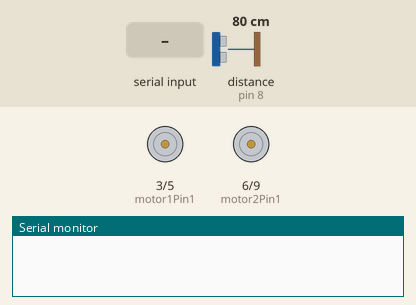
Recording of a sketch running on a simulated Arduino Uno, built with avr-gcc and run on an emulated ATmega328P. On the bench: motor-driver pin pairs drawn as motors (green arrow = first pin HIGH = forward, orange = second pin HIGH = backward, longer = more drive), the last lines printed to the serial monitor. Inputs (shaded band) come from the test bench; at power-on: distance to the obstacle (sensor on pin 8) 80 cm. The echo pulse lasts 58.3 µs per cm.

Above: at 1.2 s.
1.3 s: "*forward#" received over the second serial link
At 2.1 s:
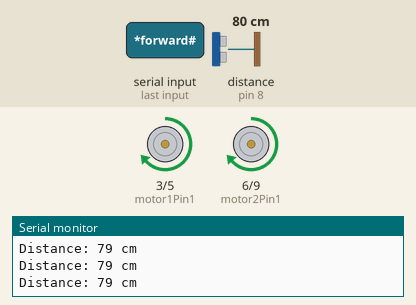
2.8 s: distance to the obstacle (sensor on pin 8) set to 22 cm
5.8 s: distance to the obstacle (sensor on pin 8) set to 18 cm
At 7.1 s:
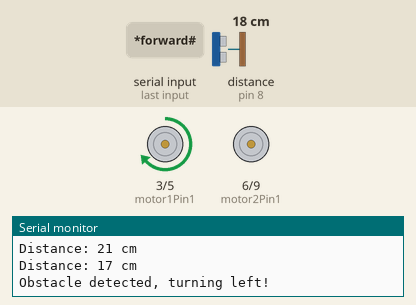
Timing chart, 0 to 8.8 s (numbered marks = the images above; inputs shaded):
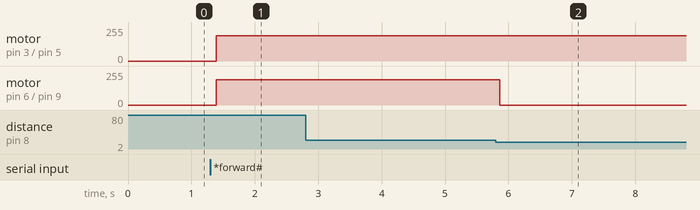

The sketch:

main.ino
```cpp
#include <SoftwareSerial.h>

SoftwareSerial BT(0, 1); // TX, RX respectively
String readvoice;

// Define pin numbers for motors and ultrasonic sensor
const int motor1Pin1 = 3;   // PWM pin
const int motor1Pin2 = 5;   // PWM pin
const int motor2Pin1 = 6;   // PWM pin
const int motor2Pin2 = 9;   // PWM pin
const int trigPin = 7;      // Ultrasonic sensor trigger pin
const int echoPin = 8;      // Ultrasonic sensor echo pin

// PWM speed value
const int motorSpeed = 190;

// Variable to track if the robot is active
bool isActive = false;

void setup() {
  BT.begin(9600);
  Serial.begin(9600);
  pinMode(motor1Pin1, OUTPUT);
  pinMode(motor1Pin2, OUTPUT);
  pinMode(motor2Pin1, OUTPUT);
  pinMode(motor2Pin2, OUTPUT);
  pinMode(trigPin, OUTPUT);
  pinMode(echoPin, INPUT);
}

// Function to measure distance using the ultrasonic sensor
long getDistance() {
  digitalWrite(trigPin, LOW);
  delayMicroseconds(2);
  digitalWrite(trigPin, HIGH);
  delayMicroseconds(10);
  digitalWrite(trigPin, LOW);
  long duration = pulseIn(echoPin, HIGH);
  return (duration * 0.0343) / 2; // Distance in cm
}

void loop() {
  while (BT.available()) {  // Check if there is an available byte to read
    delay(10); // Delay added to make things stable
    char c = BT.read(); // Conduct a serial read
    readvoice += c; // Build the string - "forward", "reverse", "left" and "right"
  }

  // Process voice commands if received
  if (readvoice.length() > 0) {
    Serial.println(readvoice);

    if (readvoice == "*forward#") {
      isActive = true; // Set active flag
      analogWrite(motor1Pin1, motorSpeed);
      analogWrite(motor1Pin2, 0);
      analogWrite(motor2Pin1, motorSpeed);
      analogWrite(motor2Pin2, 0);
      delay(100);
    } else if (readvoice == "*back#") {
      isActive = true; // Set active flag
      analogWrite(motor1Pin1, 0);
      analogWrite(motor1Pin2, motorSpeed);
      analogWrite(motor2Pin1, 0);
      analogWrite(motor2Pin2, motorSpeed);
      delay(100);
    } else if (readvoice == "*left#") {
      isActive = true; // Set active flag
      analogWrite(motor1Pin1, motorSpeed);
      analogWrite(motor1Pin2, 0);
      analogWrite(motor2Pin1, 0);
      analogWrite(motor2Pin2, 0);
      delay(8000);
      analogWrite(motor1Pin1, motorSpeed);
      analogWrite(motor1Pin2, 0);
      analogWrite(motor2Pin1, motorSpeed);
      analogWrite(motor2Pin2, 0);
      delay(100);
    } else if (readvoice == "*right#") {
      isActive = true; // Set active flag
      analogWrite(motor1Pin1, 0);
      analogWrite(motor1Pin2, motorSpeed);
      analogWrite(motor2Pin1, motorSpeed);
      analogWrite(motor2Pin2, 0);
      delay(8000);
      analogWrite(motor1Pin1, motorSpeed);
      analogWrite(motor1Pin2, 0);
      analogWrite(motor2Pin1, motorSpeed);
      analogWrite(motor2Pin2, 0);
      delay(100);
    } else if (readvoice == "*stop#") {
      isActive = false; // Clear active flag
      analogWrite(motor1Pin1, 0);
      analogWrite(motor1Pin2, 0);
      analogWrite(motor2Pin1, 0);
      analogWrite(motor2Pin2, 0);
      delay(100);
    }

    readvoice = ""; // Reset the variable
  }

  // If robot is active, check for obstacles
  if (isActive) {
    long distance = getDistance();
    Serial.println("Distance: " + String(distance) + " cm");

    if (distance < 20) {  // If an obstacle is detected within 20 cm
      Serial.println("Obstacle detected, turning left!");
      // Perform the left turn
      analogWrite(motor1Pin1, motorSpeed);
      analogWrite(motor1Pin2, 0);
      analogWrite(motor2Pin1, 0);
      analogWrite(motor2Pin2, 0);
      delay(8000);
      // Move forward after turning
      analogWrite(motor1Pin1, motorSpeed);
      analogWrite(motor1Pin2, 0);
      analogWrite(motor2Pin1, motorSpeed);
      analogWrite(motor2Pin2, 0);
      delay(100);
    }
  }
}
```

Measured:
- the behaviour switches between 21 and 20 cm on distance to the obstacle (sensor on pin 8) (found by bisection; images 1 and 2)
- after the input at 1.3 s, motor on pin 3 (motor1Pin1) / pin 5 (motor1Pin2), motor on pin 6 (motor2Pin1) / pin 9 (motor2Pin2): stopped → forward 190/255 after 0.09 s
- after the input at 5.8 s, motor on pin 6 (motor2Pin1) / pin 9 (motor2Pin2): forward 190/255 → stopped after 0.07 s
